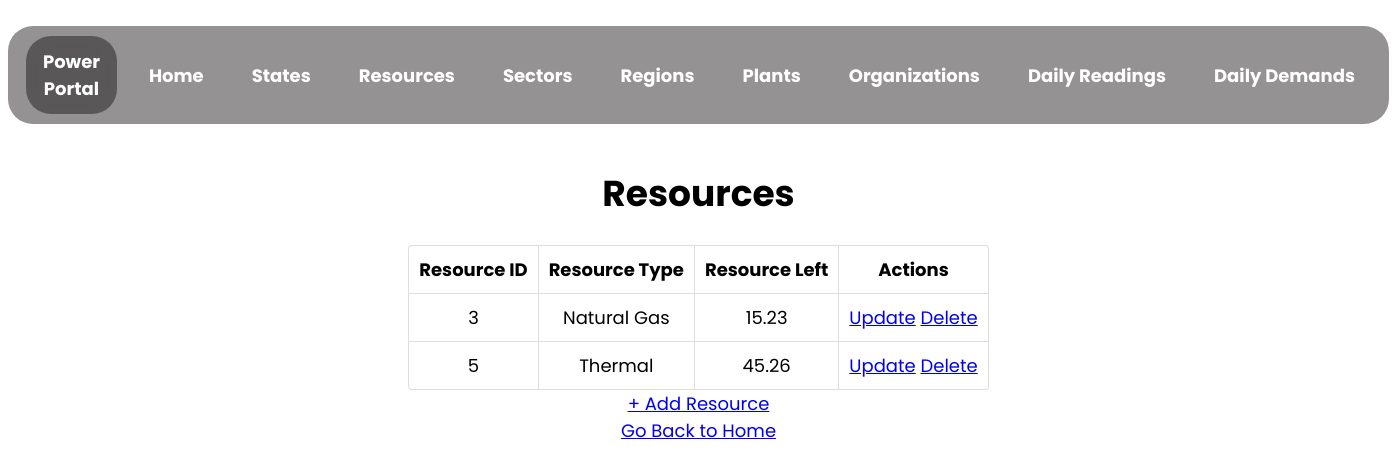
Before: /resource with the older database file.
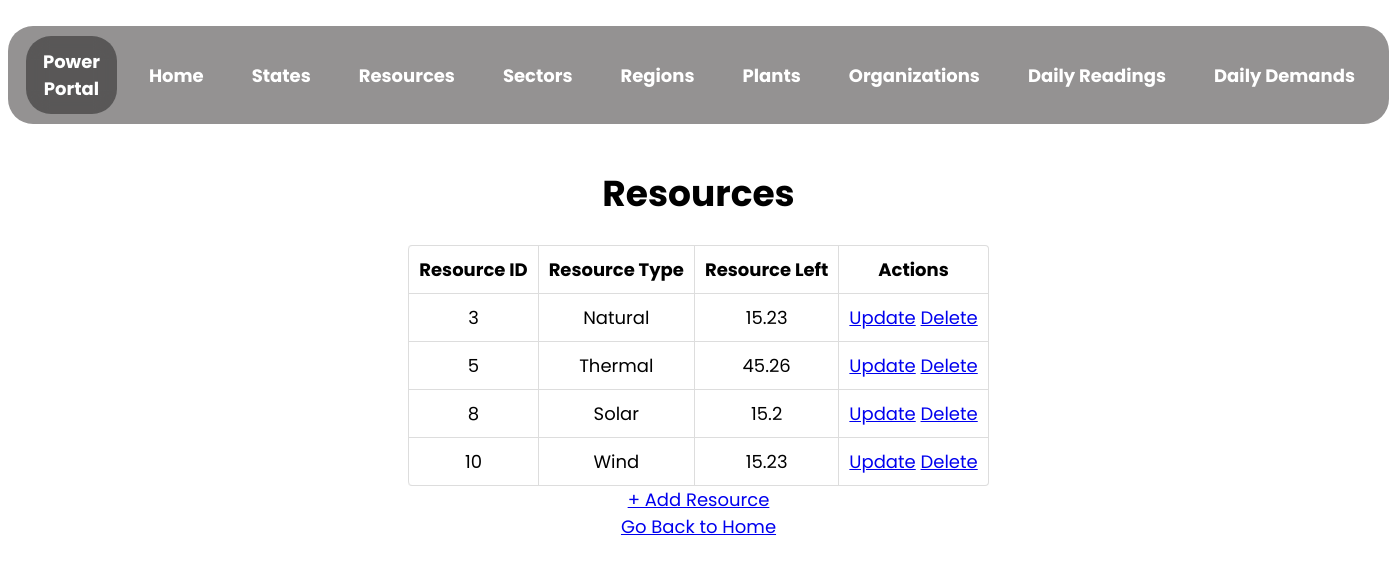
After: the same page with the newer database file.
### app.py (models this page shows)
class Resource(db.Model):
    __tablename__ = "resources"
    resource_id = db.Column(db.Integer, autoincrement = True, primary_key = True, unique = True, nullable = False)
    resource_type = db.Column(db.String, nullable = False, unique = True)
    resource_left = db.Column(db.Float, nullable = False)

### app.py (the view)
@app.route("/resource")
def view_resource():
    resource_list = Resource.query.all()
    return render_template(
        "view_resource.html",
        resource_list = resource_list
    )

### templates/view_resource.html (shortened to what this page needs)
<!DOCTYPE html>
<html lang="en">
  <head>
    <link rel="stylesheet" href="../static/assets/view.css">
  </head>
  <body>
    <nav>
      <ul class="menu-bar">
        <div class="logo">
          <a href="/">Power Portal </a>
        </div>
        <li><a href="/">Home</a></li>
        <li><a href="/state">States</a></li>
        <li><a href="/resource">Resources</a></li>
        <li><a href="/sector">Sectors</a></li>
        <li><a href="/region">Regions</a></li>
        <li><a href="/plant">Plants</a></li>
        <li><a href="/organization">Organizations</a></li>
        <li><a href="/daily_reading">Daily Readings</a></li>
        <li><a href="/daily_demand">Daily Demands</a></li>
      </ul>
    </nav>
    <h1 style="text-align: center">Resources</h1>
    {% if resource_list | length == 0 %}
        <p>No Resources Found! Add the resources now!</p>
        <a href="/resource/create" type="button">+ Add Resource</a>
    {% else %}
    <table id="resource-detail">
      <thead>
        <th>Resource ID</th>
        <th>Resource Type</th>
        <th>Resource Left</th>
        <th>Actions</th>
      </thead>
      {% for resource in resource_list %}
      <tr>
        <td>{{resource["resource_id"]}}</td>
        <td>{{resource["resource_type"]}}</td>
        <td>{{resource["resource_left"]}}</td>
        <td>
            <a href="/resource/{{resource['resource_id']}}/update" type="button">Update</a>
            <a href="/resource/{{resource['resource_id']}}/delete" type="button">Delete</a>
        </td>
      </tr>
      {% endfor %}
    </table>
    <a href="/resource/create" type="button">+ Add Resource</a>
    {% endif %}
    <br>
    <a href="/">Go Back to Home</a>
  </body>
</html>

### static/assets/view.css (style rules this page uses)
html { scroll-behavior: smooth; }
html { background-color: none; position: relative; -webkit-animation-name: animatebottom; -webkit-animation-duration: 1s; animation-name: animatebottom; animation-duration: 1s; }
body { font-family: 'Poppins', sans-serif; text-align: center; font-size: large; }
.logo { border-radius: 25px; height: fit-content; display: inline-flex; background-color: rgba(0,0,0,0.4); -webkit-backdrop-filter: blur(10px); backdrop-filter: blur(10px); align-items: center; vertical-align: middle; padding: 12px 16px; margin: 0 8px; top: 0; color: white; transition: all .2s; }
.logo a { text-decoration: none; color: white; font-weight: bold; }
.menu-bar { border-radius: 25px; height: fit-content; display: inline-flex; background-color: rgb(148, 146, 146); -webkit-backdrop-filter: blur(10px); backdrop-filter: blur(10px); align-items: center; padding: 0 10px; padding-top: 10px; padding-bottom: 10px; top: 0; }
.menu-bar li { list-style: none; color: white; padding: 12px 16px; margin: 0 8px; position: relative; cursor: pointer; white-space: nowrap; transition: all .2s; }
.menu-bar li a { color: white; text-decoration: none; font-weight: bold; }
table { width: fit-content; border: 1px solid #ddd; border-collapse: separate; border-left: 0; border-radius: 4px; border-spacing: 0px; margin-left: auto; margin-right: auto; }
thead { display: table-header-group; vertical-align: middle; border-color: inherit; border-collapse: separate; text-align: center; padding: 10px; }
tr { display: table-row; vertical-align: inherit; border-color: inherit; text-align: center; padding: 10px; }
th, td { padding: 5px 4px 6px 4px; text-align: center; vertical-align: top; border-left: 1px solid #ddd; padding: 10px; }
td { border-top: 1px solid #ddd; }
thead:first-child tr:first-child th:first-child, tbody:first-child tr:first-child td:first-child { border-radius: 4px 0 0 0; }
thead:last-child tr:last-child th:first-child, tbody:last-child tr:last-child td:first-child { border-radius: 0 0 0 4px; }

Changed rows visible on the page:
changed Resource id 3: resource_type "Natural Gas" → "Natural"
added Resource: resource_id "8", resource_type "Solar", resource_left "15.2"
added Resource: resource_id "10", resource_type "Wind", resource_left "15.23"
